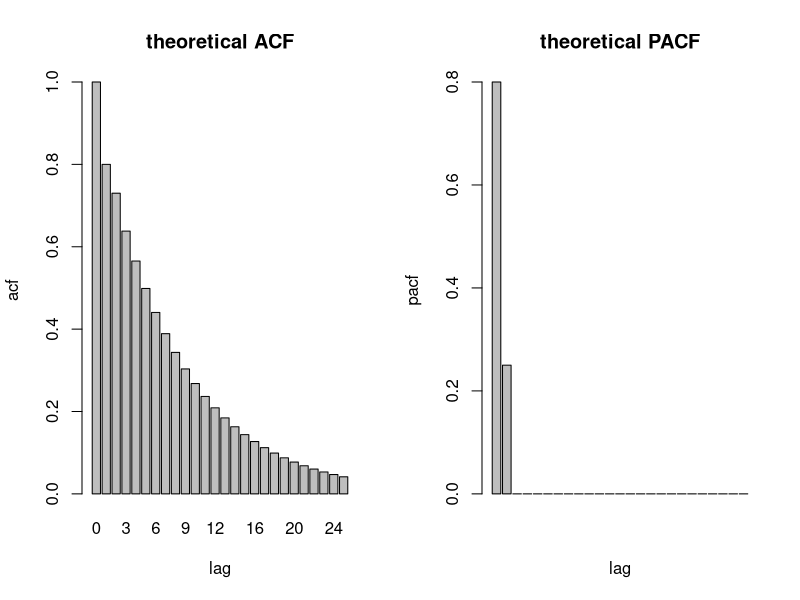
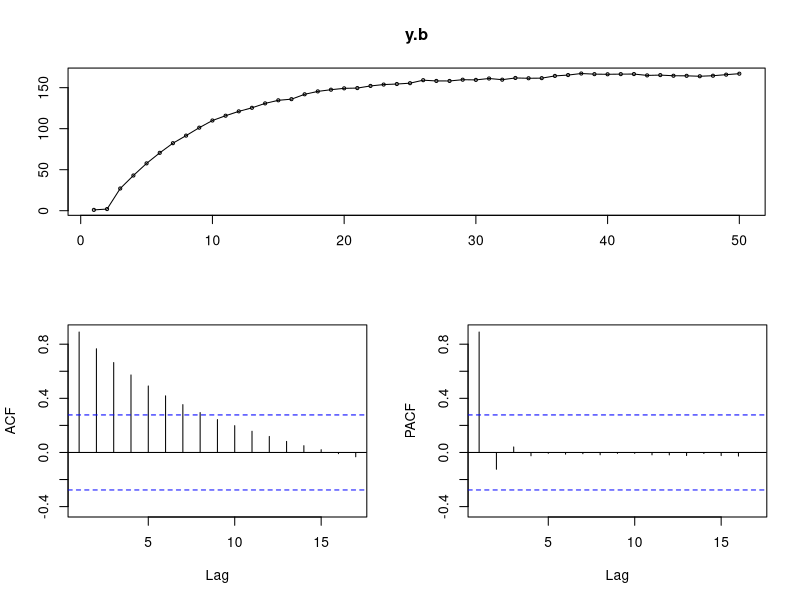
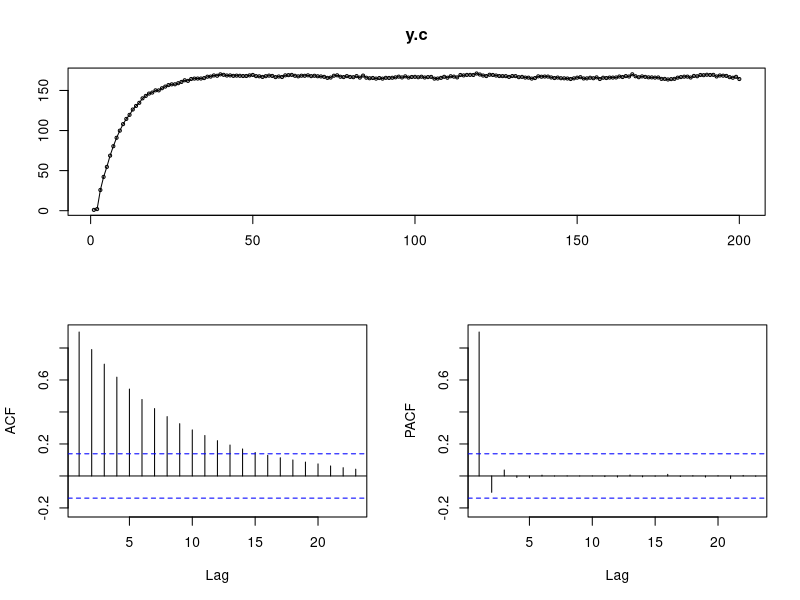
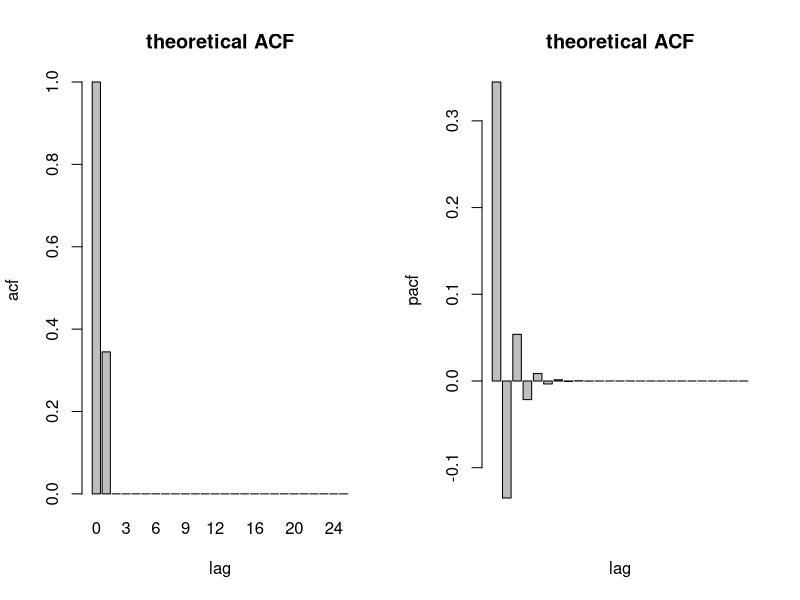
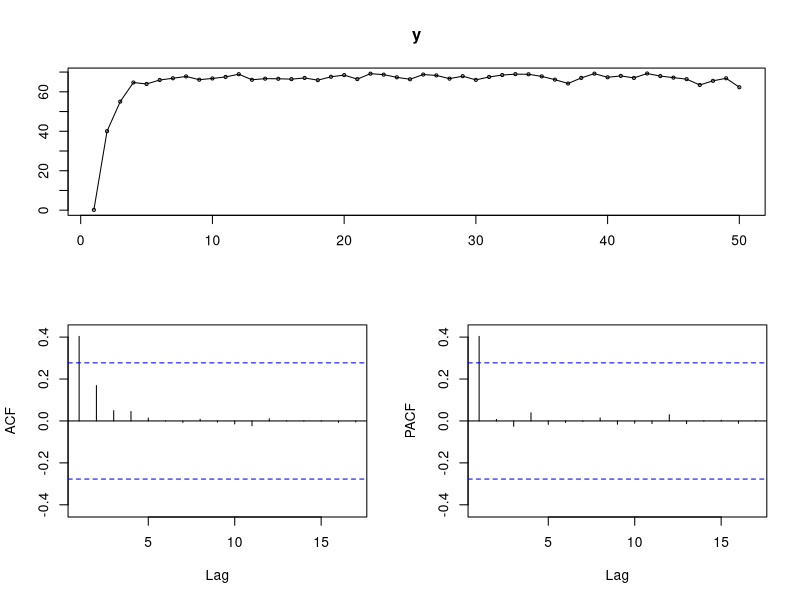
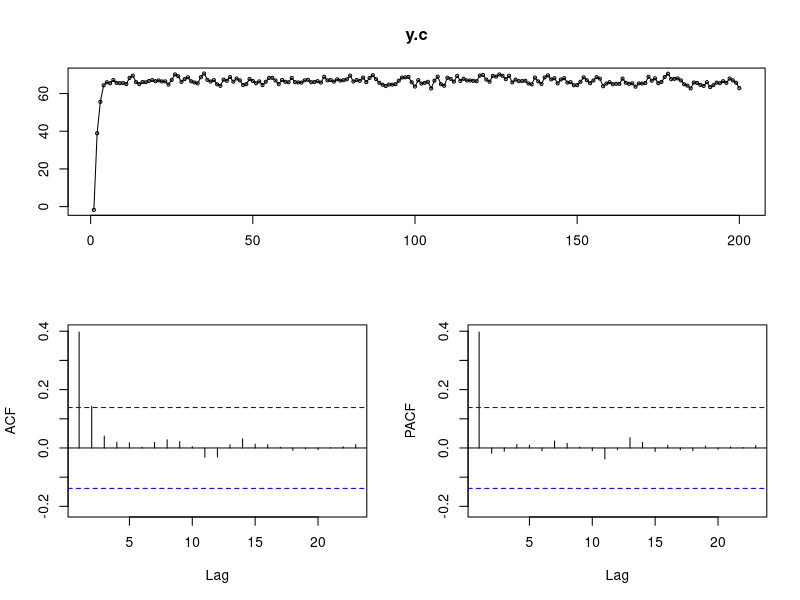
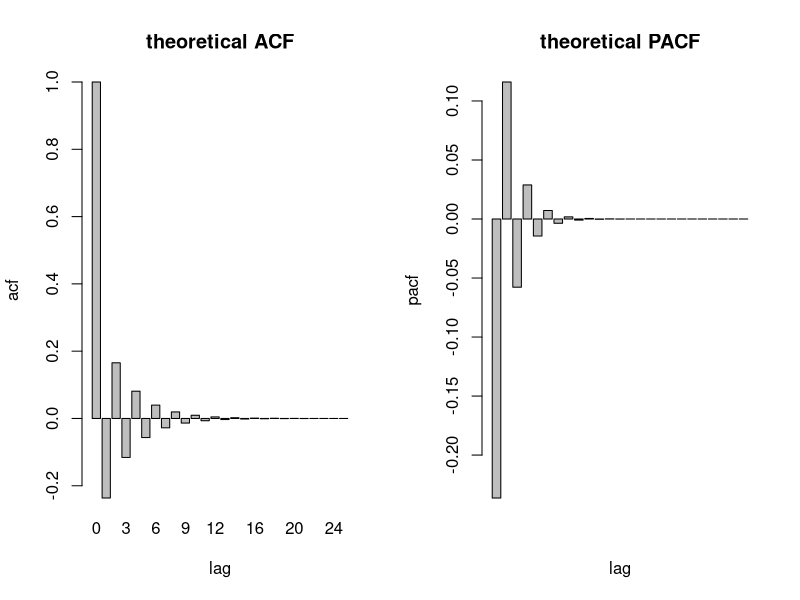
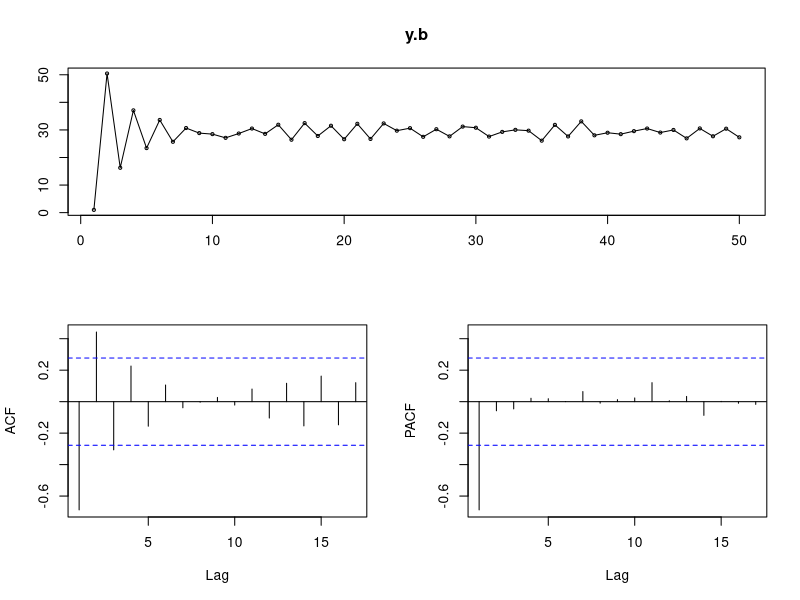

Reproduce these figures in R, in order.
## ---- chunk 1
require(magrittr)
require(forecast)
## ---- chunk 2
  acf = ARMAacf(ar = c(0.6,0.25),lag.max=25)
  pacf = ARMAacf(ar = c(0.6,0.25),lag.max=25, pacf = T)
  par(mfrow=c(1,2))  
  barplot(acf,main = "theoretical ACF",
            xlab = "lag",
            ylab = "acf")

    barplot(pacf,main = "theoretical PACF",
            xlab = "lag",
            ylab = "pacf")
## ---- chunk 3
    y.b = c(1,2)
    for(i in 3:50){
      y.b %<>% append(., 25 + 0.6*y.b[i-1] + 0.25*y.b[i-2] + rnorm(1,0,1))
    }
      
      tsdisplay(y.b)
## ---- chunk 4
    y.c = c(1,2)
    for(i in 3:200){
      y.c %<>% append(., 25 + 0.6*y.c[i-1] + 0.25*y.c[i-2] + rnorm(1,0,1))
    }
    tsdisplay(y.c)
## ---- chunk 5
  acf = ARMAacf(ma = c(0.4),lag.max = 25)
  pacf = ARMAacf(ma = 0.4,lag.max = 25,pacf=T)
    par(mfrow=c(1,2))    
  barplot(acf,main = "theoretical ACF", xlab = "lag",
          ylab = "acf")
    barplot(pacf,main = "theoretical ACF", xlab = "lag",
            ylab = "pacf")
## ---- chunk 6
    y = c(rnorm(1,0,sqrt(2)))
    for(i in 2:50){
      y %<>% append(., 40 + 0.4*y[i-1] + rnorm(1,0,sqrt(2)))
    }
      
      tsdisplay(y)
## ---- chunk 7
    y.c = c(rnorm(1,0,sqrt(2)))
    for(i in 2:200){
      y.c %<>% append(., 40 + 0.4*y.c[i-1] + rnorm(1,0,sqrt(2)))
    }
      tsdisplay(y.c)
## ---- chunk 8
    acf = ARMAacf(ar = -0.7, ma = 0.5, lag.max = 25)
    pacf = ARMAacf(ar = -0.7, ma = 0.5, lag.max = 25, pacf = T)
    par(mfrow=c(1,2))  
    barplot(acf,main = "theoretical ACF",
            xlab = "lag",
            ylab = "acf")

    barplot(pacf,main = "theoretical PACF",
            xlab = "lag",
            ylab = "pacf")
## ---- chunk 9
    y.b = c(1)
    e = c(rnorm(1,0,sqrt(2)))
    for(i in 2:50){
      e[i] = 0.5*e[i-1]
      y.b[i] = 50 - 0.7*y.b[i-1] + e[i] + rnorm(1,0,sqrt(2))
    }
      tsdisplay(y.b)
## ---- chunk 10
    y.c = c(1)
    e = c(rnorm(1,0,sqrt(2)))
    for(i in 2:200){
      e[i] = 0.5*e[i-1]
      y.c[i] = 50 - 0.7*y.c[i-1] + e[i] + rnorm(1,0,sqrt(2))
    }
      tsdisplay(y.c)
